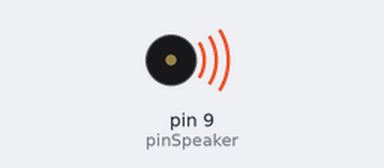
This sketch was run on a simulated Arduino Uno, built with avr-gcc and run on an emulated ATmega328P. On the bench: buzzer (waves = sounding).

Above: at 0.15 s.
At 5.4 s:
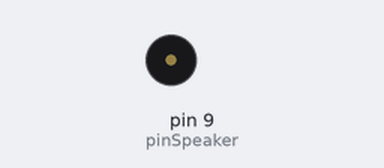
Timing chart, 0 to 8.2 s (numbered marks = the images above):
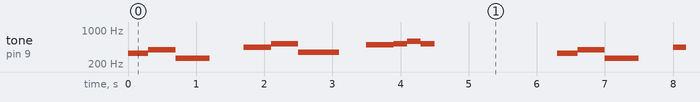

Measured:
- by itself, tone on pin 9 (pinSpeaker): repeats every 6.3 s: 392 Hz 0.40 s, 262 Hz 0.50 s, silent 0.50 s, 440 Hz 0.40 s, 523 Hz 0.40 s, 349 Hz 0.60 s, silent 0.40 s, 494 Hz 0.40 s, 523 Hz 0.20 s, 587 Hz 0.20 s, 523 Hz 0.20 s, silent 1.8 s, 330 Hz 0.30 s

The sketch:

buzzer_sound_eskrim_walls1.ino
```cpp
#define NOTE_C4 262 // DO
#define NOTE_D4 294 // RE
#define NOTE_E4 330 // MI
#define NOTE_F4 349 // FA
#define NOTE_G4 392 // SOL
#define NOTE_A4 440 // LA
#define NOTE_B4 494 // SI
#define NOTE_C5 523 // DO
//Nada Tinggi
#define NOTE_D5 587 // RE
#define NOTE_B5 755 // SI
#define NOTE_C6 784 // DO


const int pinSpeaker = 9;

void setup(){
  pinMode(pinSpeaker, OUTPUT);
}

void loop() {
  tone(pinSpeaker, NOTE_E4, 600);
  delay(300);
  tone(pinSpeaker, NOTE_G4, 500);
  delay(400);
  tone(pinSpeaker, NOTE_C4, 500);
  delay(1000);

  tone(pinSpeaker, NOTE_A4, 700);
  delay(400);
  tone(pinSpeaker, NOTE_C5, 500);
  delay(400);
  tone(pinSpeaker, NOTE_F4, 600);
  delay(1000);

  tone(pinSpeaker, NOTE_B4, 200);
  delay(200);
  tone(pinSpeaker, NOTE_B4, 200);
  delay(200);
  tone(pinSpeaker, NOTE_C5, 200);
  delay(200);
  tone(pinSpeaker, NOTE_D5, 200);
  delay(200);
  tone(pinSpeaker, NOTE_C5, 200);
  delay(1000);

  noTone(pinSpeaker);
  delay(1000);
}
```
